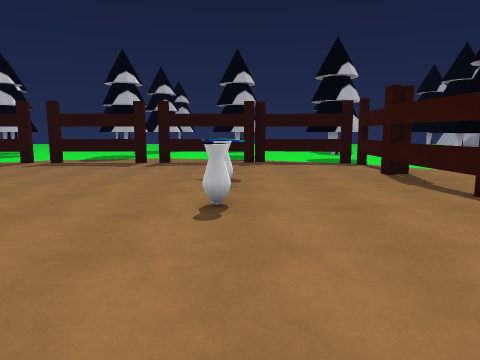
[1] (above)

24 first-person views from a walk through a scene from a Unity 3-D project. The camera is 1.5 m above the floor, tilts 8° down and sees 70° across. The floor is counted in squares, 1 m on a side. Each view is taken from the middle of a square. On the plan, view 1 faces up. The plan holds only what a view shows up to about 16 squares ahead; the rest is blank. The place goes on beyond the plan. The player character is not drawn. Some animated figures are not drawn.

[2]
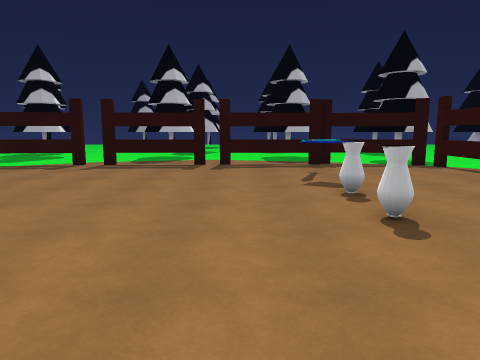

[3]
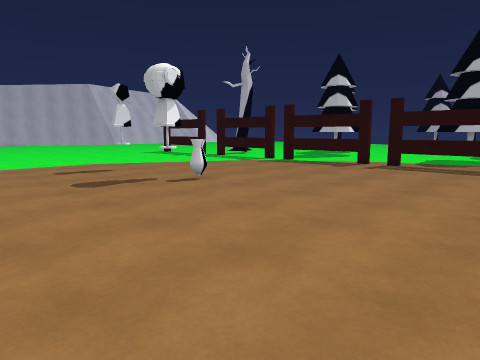

[4]
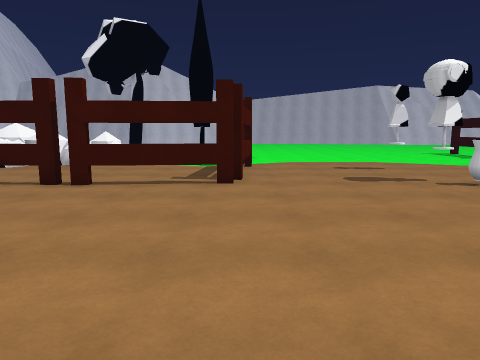

[5]
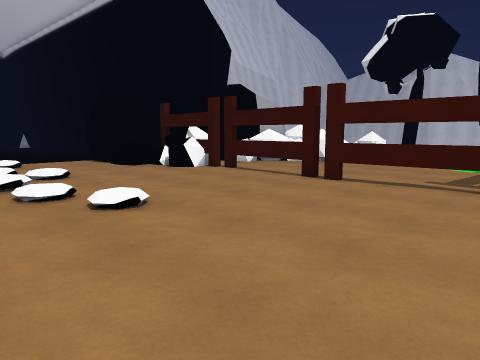

[6]
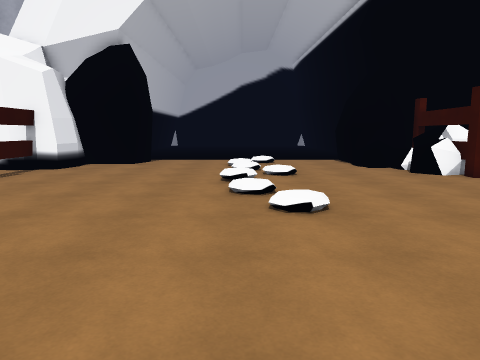

[7]
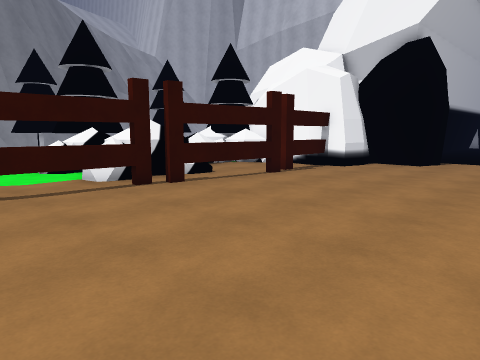

[8]
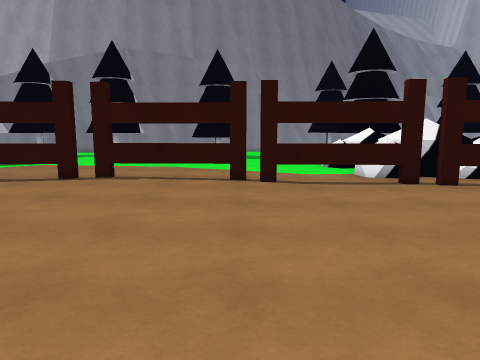

[9]
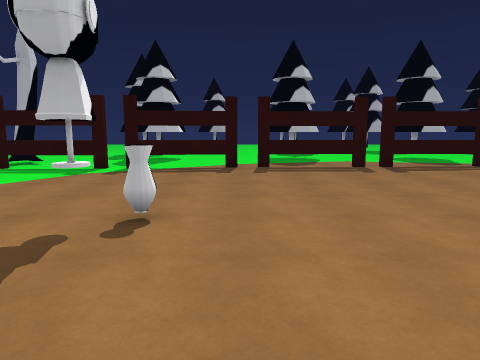

[10]
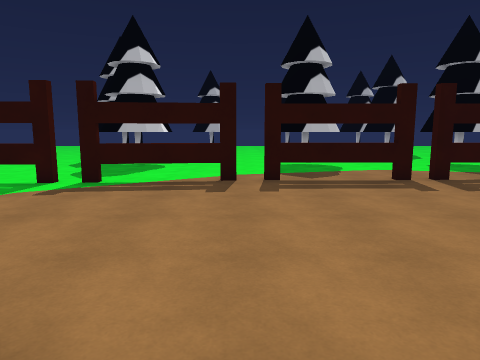

[11]
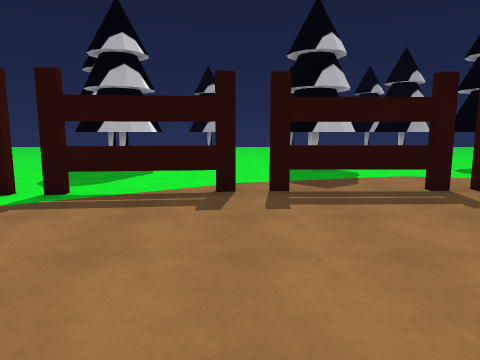

[12]
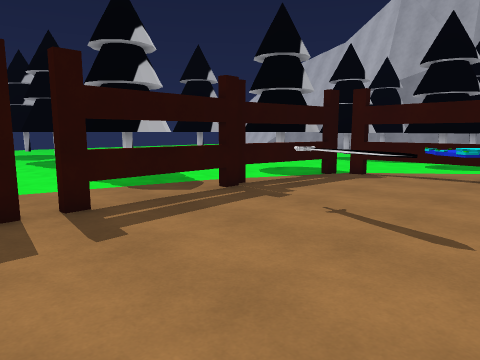

[13]
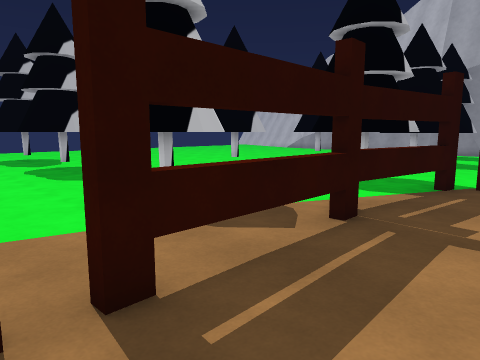

[14]
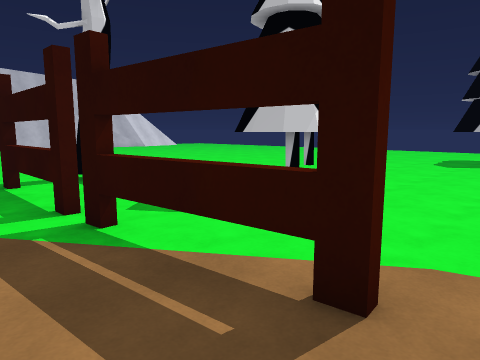

[15]
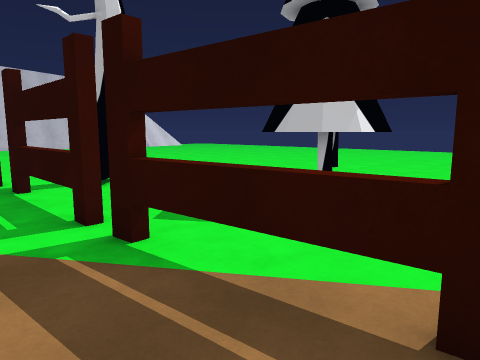

[16]
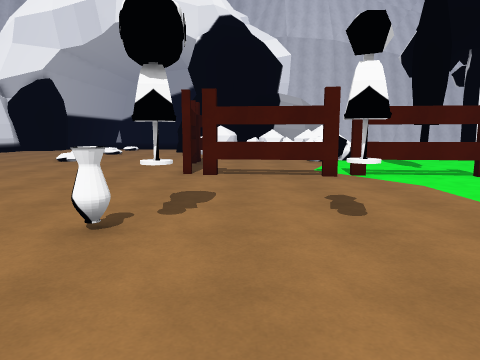

[17]
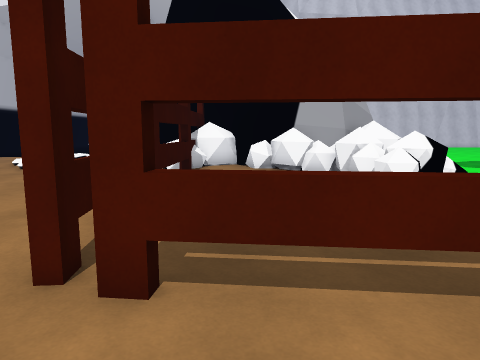

[18]
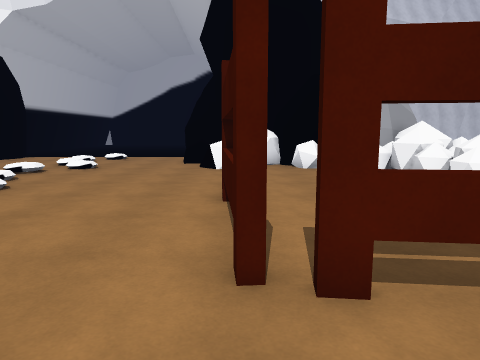

[19]
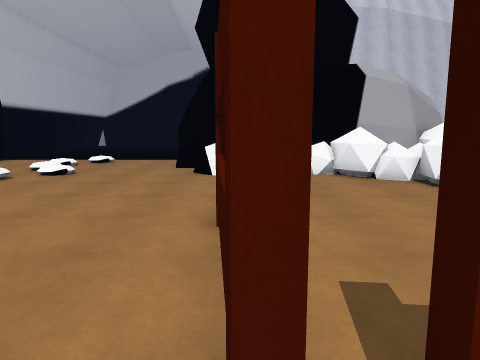

[20]
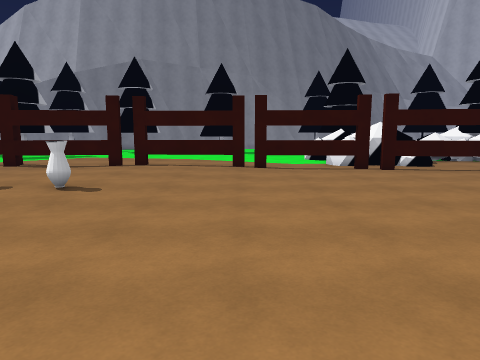

[21]
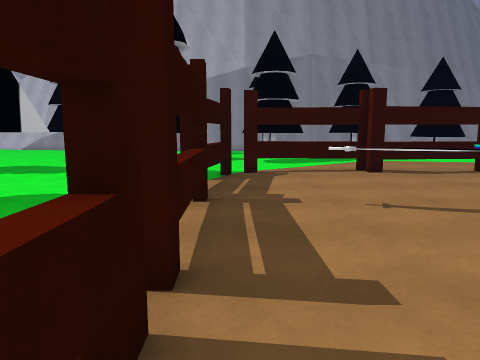

[22]
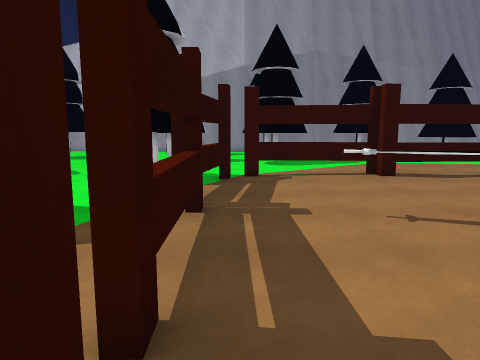

[23]
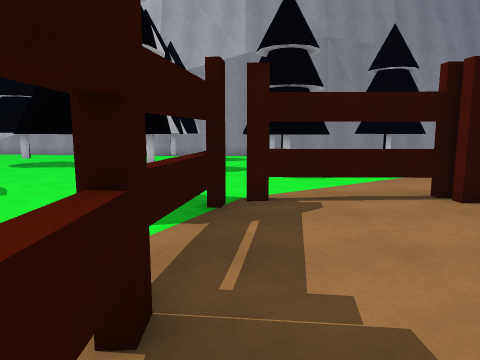

[24]
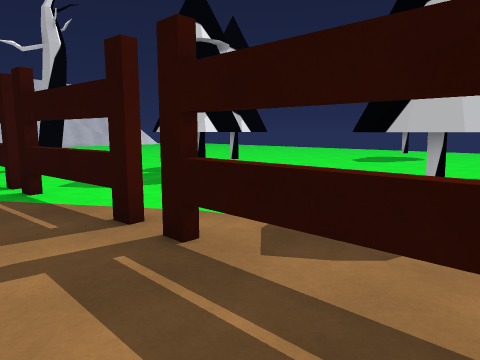

### Floor plan
Key: @ floor where view 1 was taken; # wall or solid block; x gap in a wall; . main floor; : floor 0.25 m higher than the main floor; / step, stairs or slope; = window, fence, low wall or low ledge; ^ raised ledge; T thing the floor can be seen under or through; O other object.
Columns run from 19 left of view 1 to 7 right of it. Each row starts with its distance up from view 1.
 32     ....  ..     ...
 31    .........     ...
 30   ..........     .
 29   ..........     . #
 28   ..........     . #
 27 ............    ....
 26 ..   ....       ...
 25       ...       ...       #
 24     # .....     ...    ....
 23     # .....     ..    .....
 22 ..  ## .... # .... # ......
 21 ... ###.... ##.... ##......
 20 ....##..... ##.... #...   .
 19 .......................   x
 18 .......................  T.
 17 .......==xx===#x===TT==TT..
 16 ===#.#==................T..
 15 ........................==.
 14  ..................T....==.
 13  .................T.....=..
 12   ................T.....=..
 11  .................OO....#::
 10  ..................O....=.:
  9  .................OO.:..=..
  8 ...O...O............::..=..
  7 ...O..OO..........O.:::.x..
  6 ..................OO::::##.
  5 ......................:.= .
  4 ........................=..
  3 ........................=..
  2 ........................x..
  1 =xx===x#................#..
  0 .......=...........@....=..
 -1 .......=................=..
 -2 .......=................=.=
 -3 .......=................#=#
 -4  =.....x.....//.........###
 -5 #=.....=...../O.........=#
 -6 =^.....=......//.......=##
 -7 =^.....=......//.......= .
 -8  ^=....=...............x..
 -9 ^^^^...x.......O.......##.
-10 # ^^=..=^....//........=
-11 ######^#^.....//.......=
-12 #    #^^=...... ......####
-13        ## =.... ......#
-14        ##  .... ....  #

Positions as (right, up) in squares from view 1, and headings:
1: (0, 0), facing up
2: (-3, 1), facing up
3: (-3, 1), facing up-left
4: (-2, 1), facing left
5: (-2, 2), facing down-left
6: (-4, 2), facing down
7: (-4, 2), facing down-right
8: (-5, 2), facing right
9: (-10, 2), facing up
10: (-10, 6), facing up
11: (-10, 8), facing up
12: (-6, 10), facing up-right
13: (-5, 14), facing up-right
14: (-9, 14), facing up-left
15: (-10, 14), facing up-left
16: (-14, 13), facing down
17: (-14, 4), facing down
18: (-12, 4), facing down
19: (-12, 2), facing down
20: (-9, 2), facing right
21: (-7, 16), facing right
22: (-6, 16), facing right
23: (-2, 16), facing right
24: (-5, 14), facing up-left
